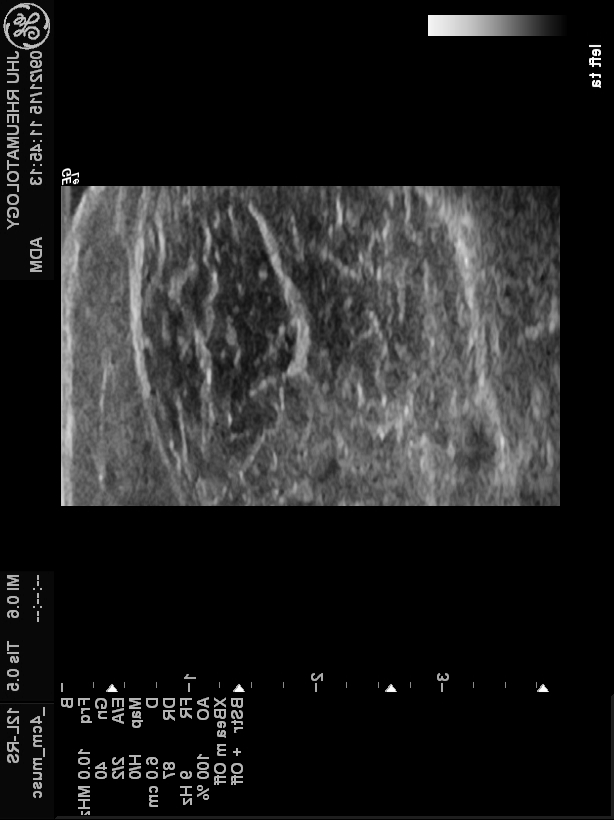
#> input picture general_ai_test_cases/Dermatomyositis/M001_20150922134651_idx0031.png, 614 x 820 px; its folder holds only this picture in this run
$ python -i extract_ultrasound_radiomics.py   (imports and definitions only)
#> lines starting #> are read from the running program, lines starting #| are printed output that depends on the picture; after the words box and inside, x2 and y2 are one past the last pixel; in counts of white or black regions, pixels touching at a corner belong together
#> further down, picture is the input picture: shape (820, 614, 3); min 0, max 255, mean 32.9
"""
Extract radiomics features from ultrasound images
Adapted from extract_full.py for 2D ultrasound slices
"""

import os
import cv2
import numpy as np
import pandas as pd
from pathlib import Path
from radiomics import featureextractor
import SimpleITK as sitk
import logging
from tqdm import tqdm

# Setup logging
# [1 line not run here, left out]
logger = logging.getLogger(__name__)
# [1 line not run here, left out]

# Directories
DATA_DIR = Path("data")
ULTRASOUND_DIR = DATA_DIR / "ultrasound_images"
OUTPUT_DIR = Path("output")
# [1 line not run here, left out]

# [25 lines left out: functions setup_radiomics_extractor, load_ultrasound_image, not called in this run]

def create_binary_mask(image_array):
    """
    Create binary mask of muscle region
    Thresholding to separate muscle from background
    """
    # Apply threshold to separate tissue from noise/background
    _, mask = cv2.threshold(image_array, image_array.mean() * 0.5, 1, cv2.THRESH_BINARY)
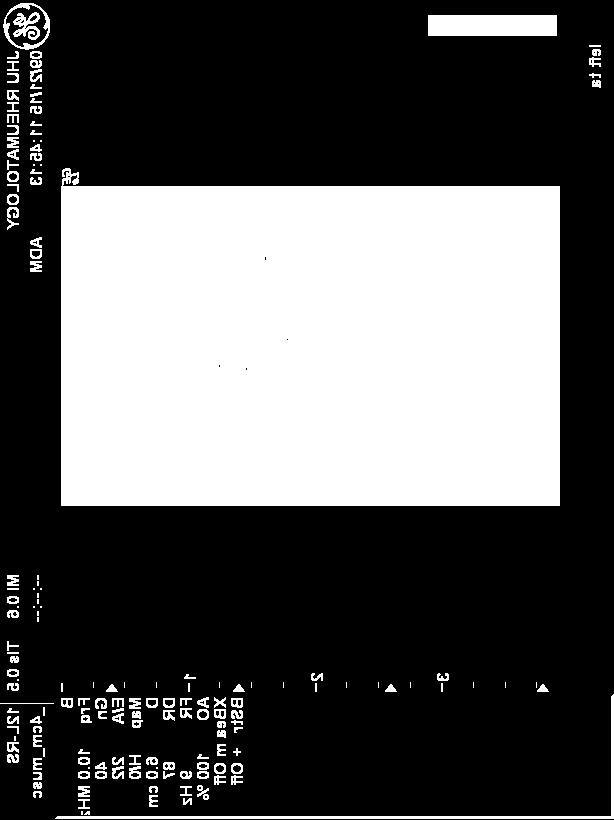
#> mask: shape (820, 614, 3); values 0 (black) and 1 (white), 34.4% white; 165 white regions (39 under 20 px), largest, box (x1, y1, x2, y2) and area: (61, 168, 560, 506) 159846, (428, 15, 557, 36) 2709, (55, 694, 614, 819) 2037

    # Clean up mask with morphological operations
    kernel = cv2.getStructuringElement(cv2.MORPH_ELLIPSE, (5, 5))
    mask = cv2.morphologyEx(mask, cv2.MORPH_CLOSE, kernel)
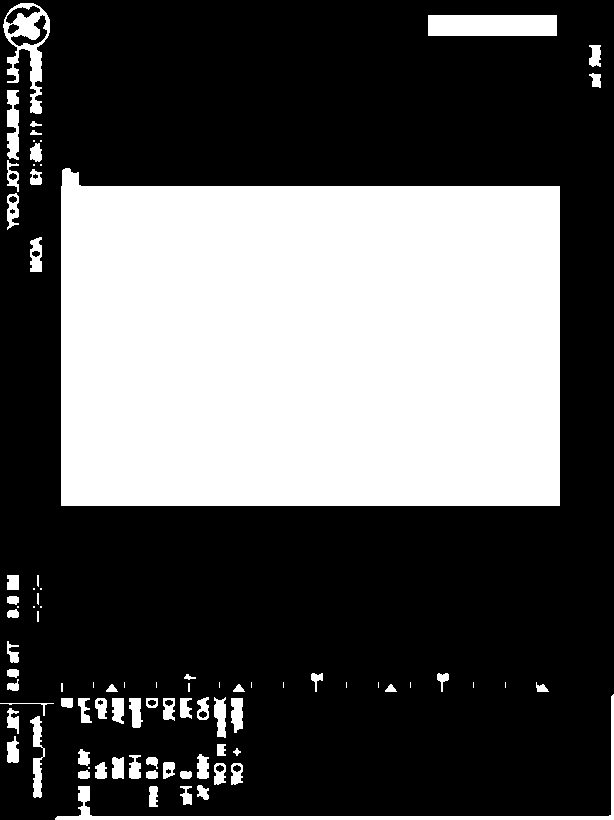
#> mask: shape (820, 614, 3); values 0 (black) and 1 (white), 35.2% white; 85 white regions (23 under 20 px), largest, box (x1, y1, x2, y2) and area: (61, 168, 560, 506) 159947, (55, 694, 614, 820) 2884, (428, 15, 557, 36) 2709
    mask = cv2.morphologyEx(mask, cv2.MORPH_OPEN, kernel)
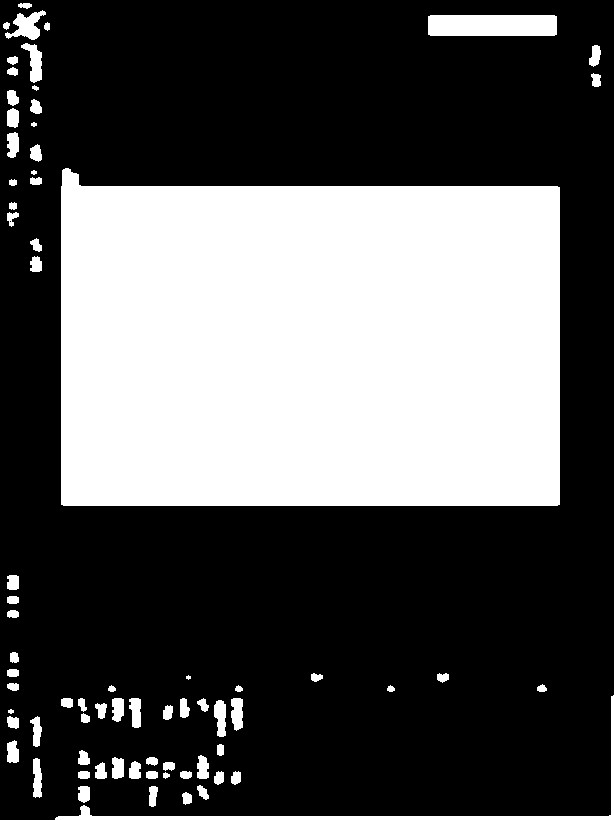
#> mask: shape (820, 614, 3); values 0 (black) and 1 (white), 34.7% white; 73 white regions (1 under 20 px), largest, box (x1, y1, x2, y2) and area: (61, 168, 560, 506) 159936, (428, 15, 557, 36) 2701, (55, 695, 614, 820) 2690

    return mask.astype(np.uint8)

# [125 lines left out: functions numpy_to_sitk, extract_features_from_image, extract_all_features, save_features_to_csv, print_feature_summary, not called in this run]

# [26 lines not run here, left out]

>>> import cv2
>>> picture = cv2.imread('general_ai_test_cases/Dermatomyositis/M001_20150922134651_idx0031.png')
>>> result = create_binary_mask(picture)

$ run again, on general_ai_test_cases/Dermatomyositis/M049_2016032810561319_idx1893.png
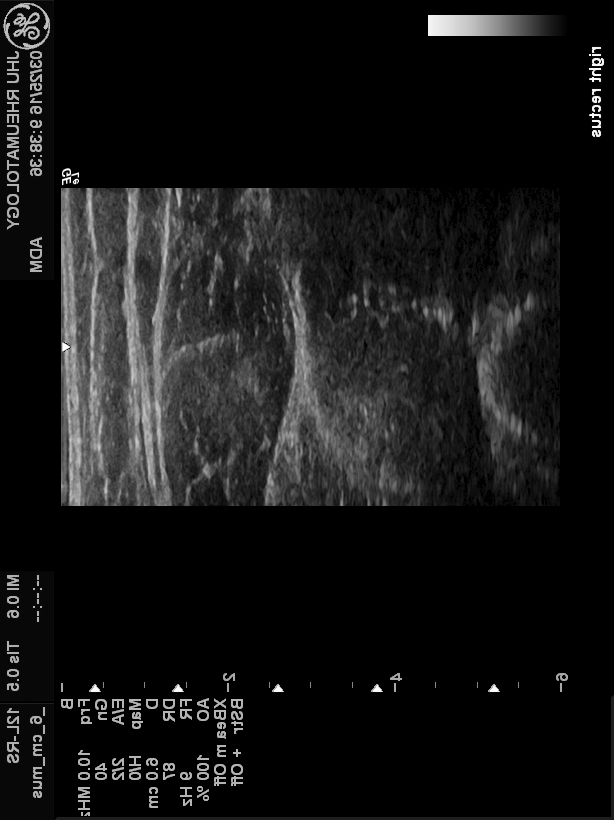
#> input picture general_ai_test_cases/Dermatomyositis/M049_2016032810561319_idx1893.png, 614 x 820 px
#> picture is the input picture: shape (820, 614, 3); min 0, max 255, mean 21.7
#> in create_binary_mask, `_, mask = cv2.threshold(image_array, image_array.mean() * 0.5, 1, cv2...`:
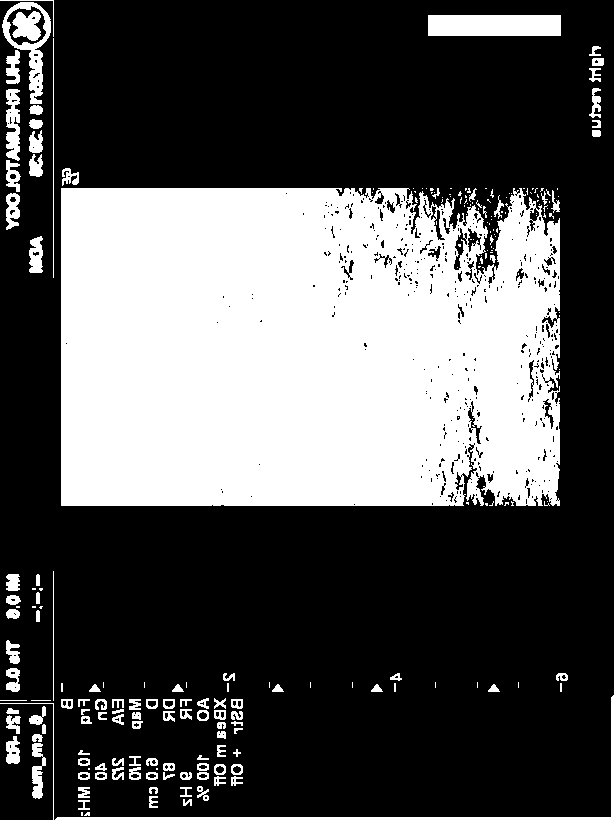
#> mask: shape (820, 614, 3); values 0 (black) and 1 (white), 33.3% white; 230 white regions (116 under 20 px), largest, box (x1, y1, x2, y2) and area: (61, 188, 560, 506) 149479, (428, 15, 561, 36) 2793, (55, 695, 614, 820) 2037
#> in create_binary_mask, `mask = cv2.morphologyEx(mask, cv2.MORPH_OPEN, kernel)`:
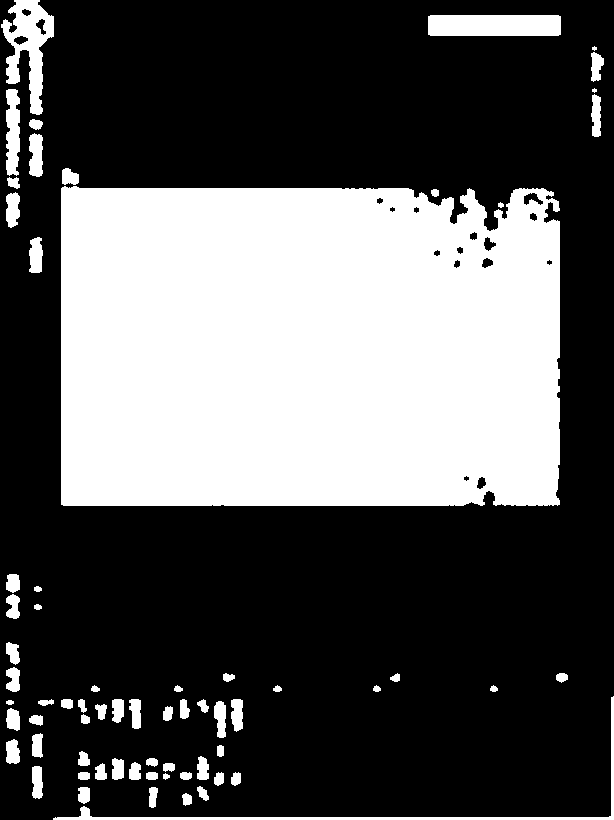
#> mask: shape (820, 614, 3); values 0 (black) and 1 (white), 34.5% white; 67 white regions (2 under 20 px), largest, box (x1, y1, x2, y2) and area: (61, 186, 560, 506) 155618, (1, 0, 54, 115) 2848, (428, 15, 561, 36) 2785

$ run again, on general_ai_test_cases/Dermatomyositis/M067_2016072712234211_idx2573.png
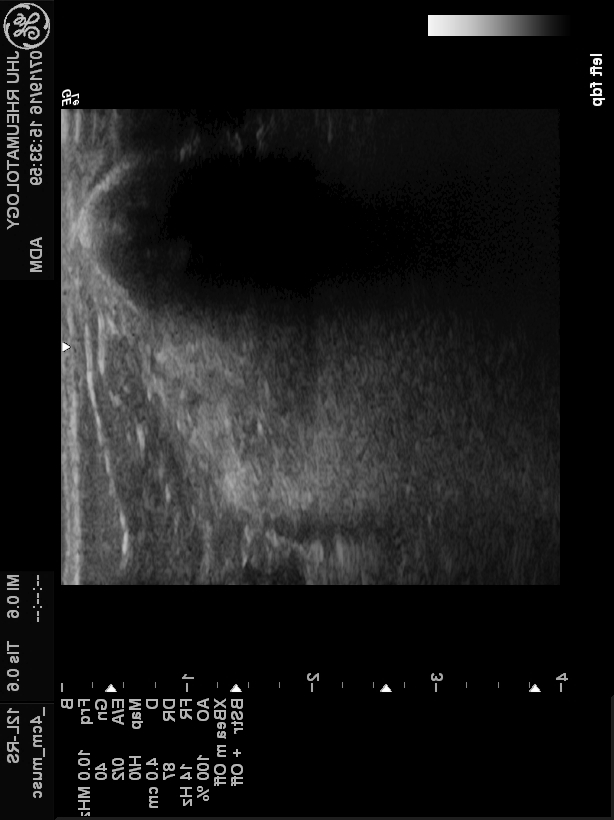
#> input picture general_ai_test_cases/Dermatomyositis/M067_2016072712234211_idx2573.png, 614 x 820 px
#> picture is the input picture: shape (820, 614, 3); min 0, max 255, mean 25.6
#> in create_binary_mask, `_, mask = cv2.threshold(image_array, image_array.mean() * 0.5, 1, cv2...`:
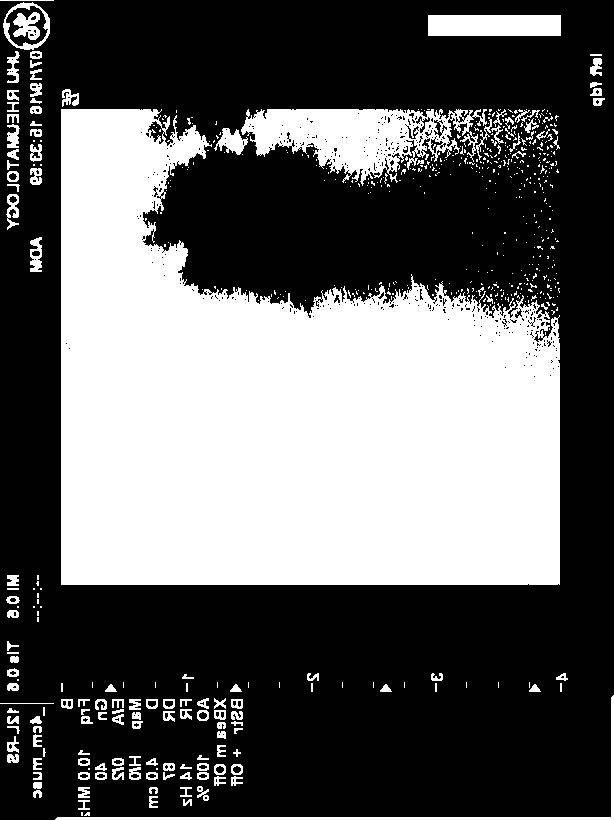
#> mask: shape (820, 614, 3); values 0 (black) and 1 (white), 37.8% white; 601 white regions (461 under 20 px), largest, box (x1, y1, x2, y2) and area: (61, 109, 560, 585) 163203, (241, 109, 492, 186) 9921, (428, 15, 561, 36) 2793
#> in create_binary_mask, `mask = cv2.morphologyEx(mask, cv2.MORPH_OPEN, kernel)`:
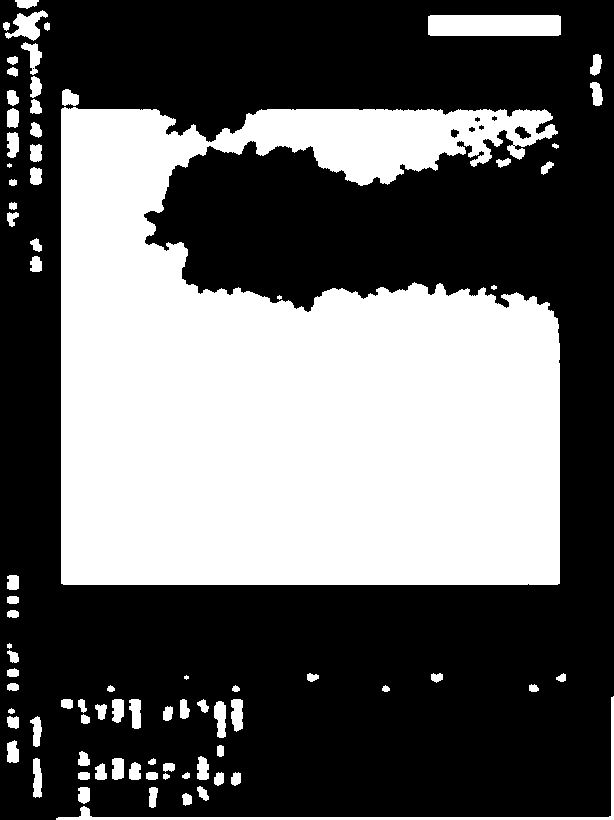
#> mask: shape (820, 614, 3); values 0 (black) and 1 (white), 39.1% white; 81 white regions (3 under 20 px), largest, box (x1, y1, x2, y2) and area: (61, 107, 560, 585) 181644, (428, 15, 561, 36) 2785, (56, 696, 614, 820) 2130
